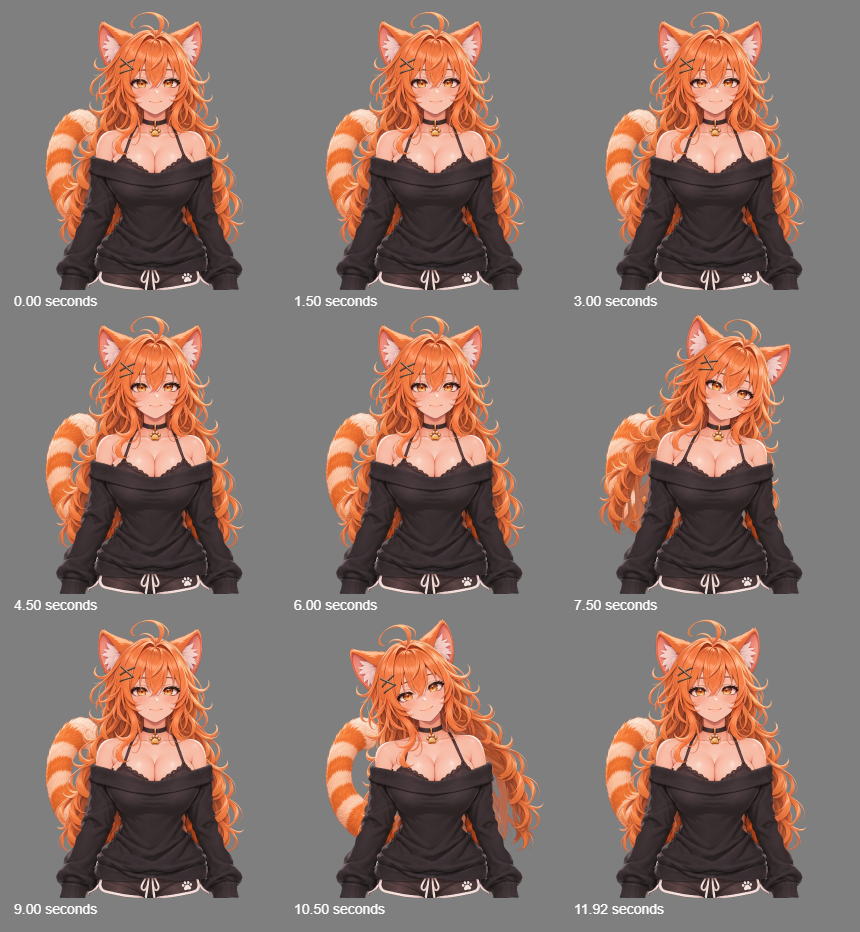
#> input picture assets/iki/mikan-v02/outfits/black-shirt-v1/rig-validation/motion-vblack-shirt-sheet.png, 860 x 932 px, given in place of rest.png, which was not available
$ python make_review.py
#> lines starting #> are read from the running program, lines starting #| are printed output that depends on the picture
from pathlib import Path
import sys,json,math
ROOT=Path(__file__).resolve().parent
sys.path.insert(0,str(ROOT.parents[3]/'.tools/psd-export'))
from PIL import Image,ImageDraw
import numpy as np
def image(folder,name):return Image.open(ROOT/folder/(name+'.png')).convert('RGBA')
#> called with folder = 'detail-original', name = 'rest'
#> returned value is the input picture: PIL image 860x932 RGBA; mean R, G, B, A 136.1, 113.8, 105.5, 255
#> call 2 of image, with folder = 'detail-black-shirt', name = 'rest'
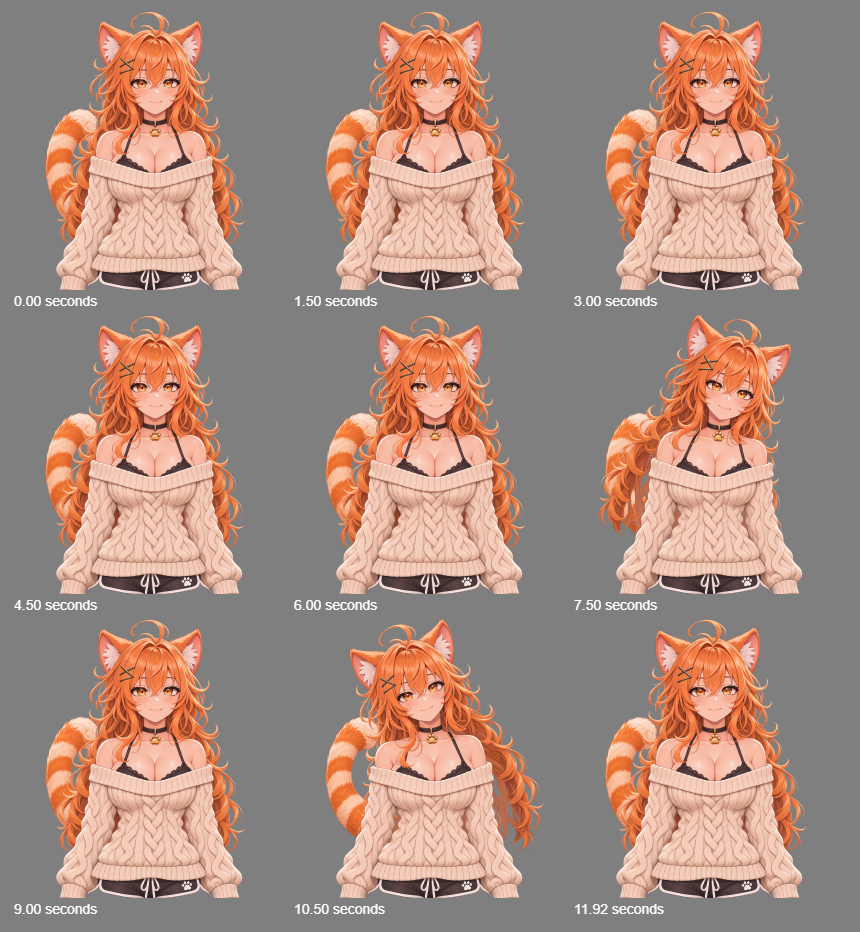
#> input picture assets/iki/mikan-v02/outfits/black-shirt-v1/rig-validation/motion-voriginal-sheet.png, 860 x 932 px, given in place of rest.png, which was not available
#> in image, returned value is the input picture: PIL image 860x932 RGBA; mean R, G, B, A 168.1, 139.9, 128, 255
def flat(im):
 bg=Image.new('RGBA',im.size,'#65656b');bg.alpha_composite(im);return bg.convert('RGB')
def sheet(items,out,w,h,cols):
#> called with out = 'neutral-comparison.png', w = 640, h = 640, cols = 2
 result=Image.new('RGB',(cols*w,math.ceil(len(items)/cols)*(h+28)),'#333339');d=ImageDraw.Draw(result)
#> after `result = Image.new('RGB', (cols * w, math.ceil(len(items) / cols) * (h`:
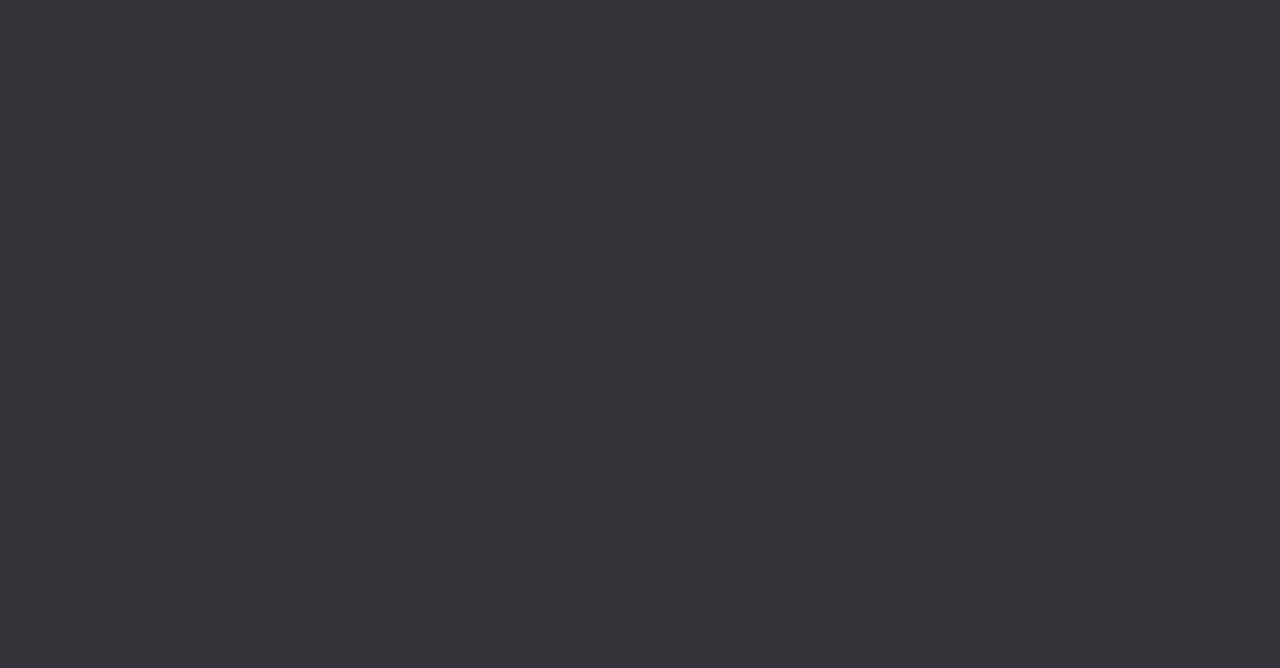
#> result: PIL image 1280x668 RGB; mean R, G, B 51, 51, 57
 for i,(label,im) in enumerate(items):
  x=i%cols*w;y=i//cols*(h+28);result.paste(flat(im).resize((w,h),Image.Resampling.LANCZOS),(x,y+28));d.text((x+8,y+8),label,fill='white')
#> this loop made 2 passes
#> (label, x, y) on passes 1 to 2: ('original', 0, 0), ('black-shirt', 640, 0)
#> pass 1, in flat, `bg = Image.new('RGBA', im.size, '#65656b')`:
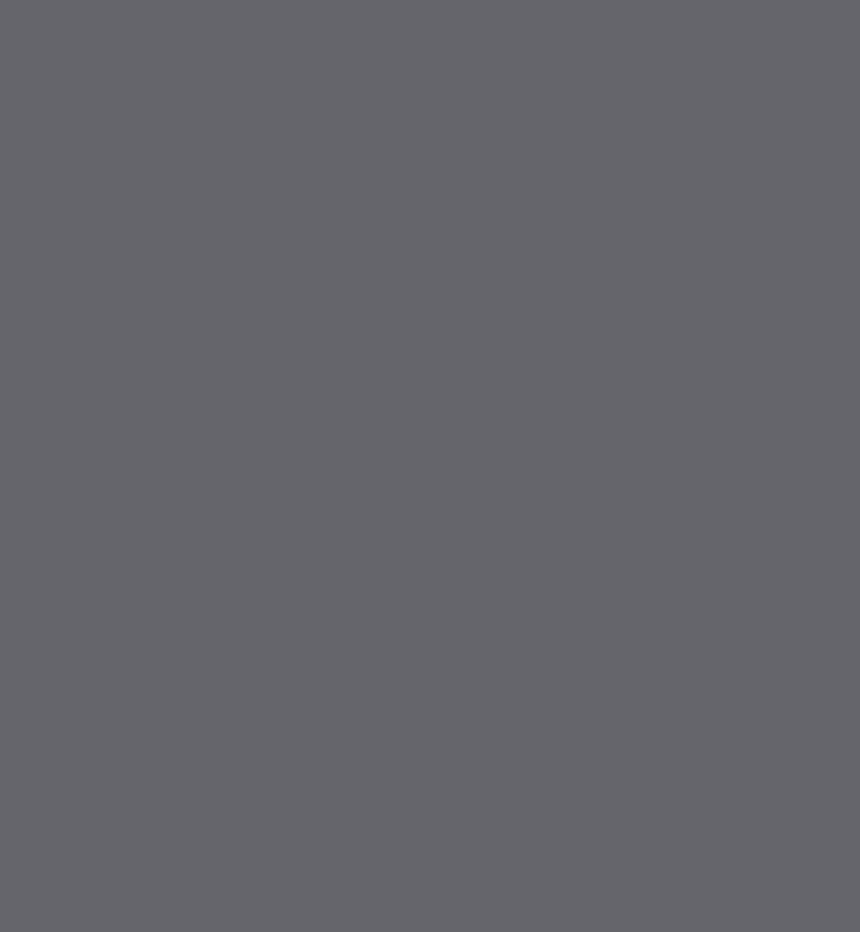
#> bg: PIL image 860x932 RGBA; mean R, G, B, A 101, 101, 107, 255
#> after the loop:
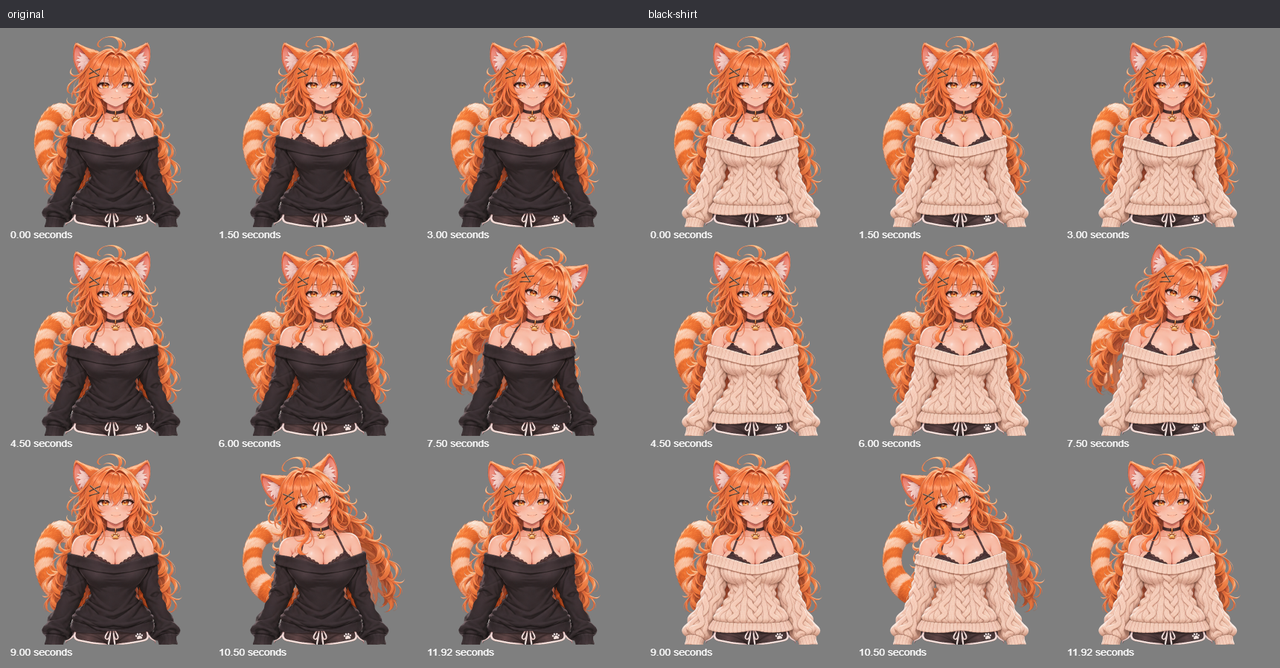
#> result: PIL image 1280x668 RGB; mean R, G, B 147.9, 123.7, 114.3
 result.save(ROOT/out)
versions=['original','black-shirt']
sheet([(v,image('detail-'+v,'rest')) for v in versions],'neutral-comparison.png',640,640,2)
poses=['head-turn-left','head-turn-right','head-tilt-left','head-tilt-right','body-tilt-left','body-tilt-right','combined-tilt-left','combined-tilt-right','opposed-left','opposed-right','stress-left','stress-right','breath-full']
sheet([(n+' / '+v,image('detail-'+v,n)) for n in poses for v in versions],'pose-comparison.png',320,320,4)
#> (the run stopped early here; a loop or call above may not have finished)
